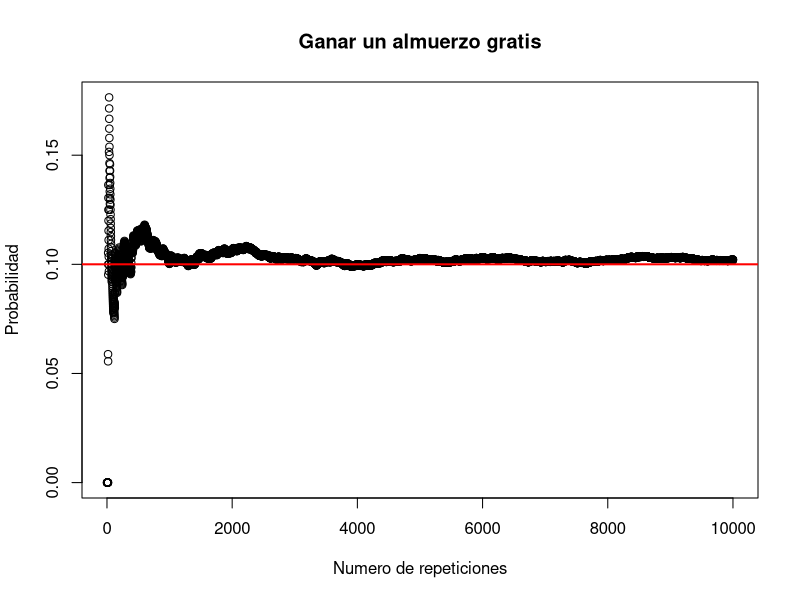
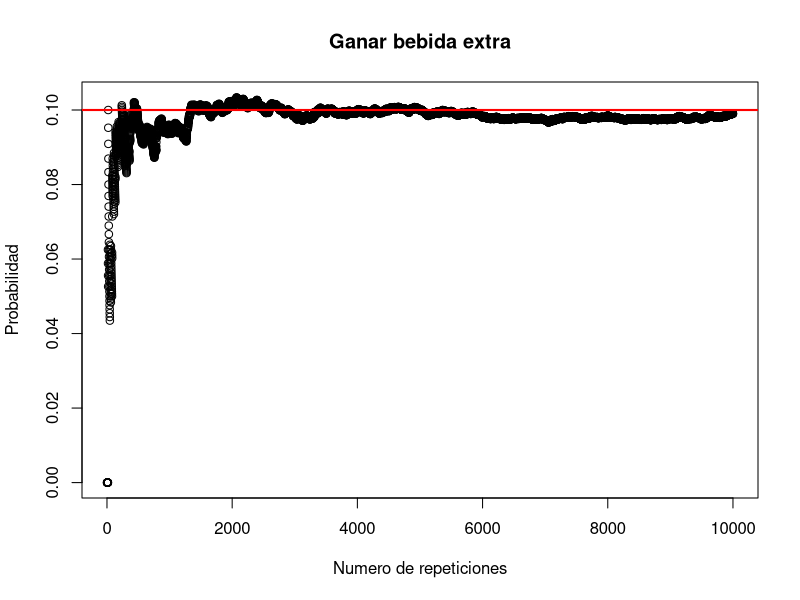
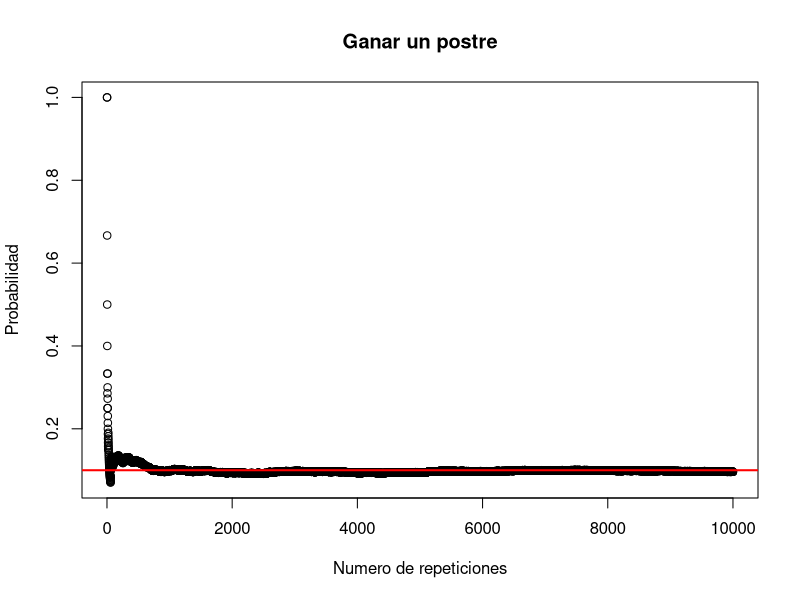
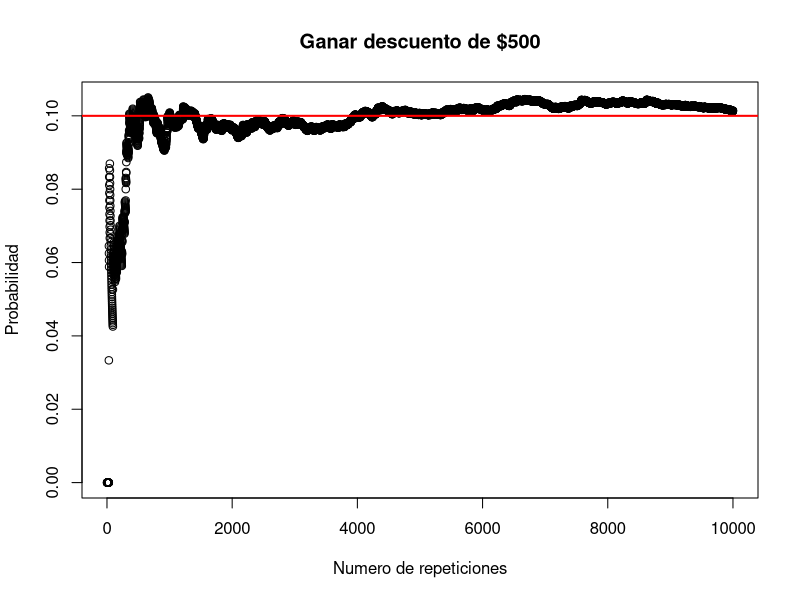
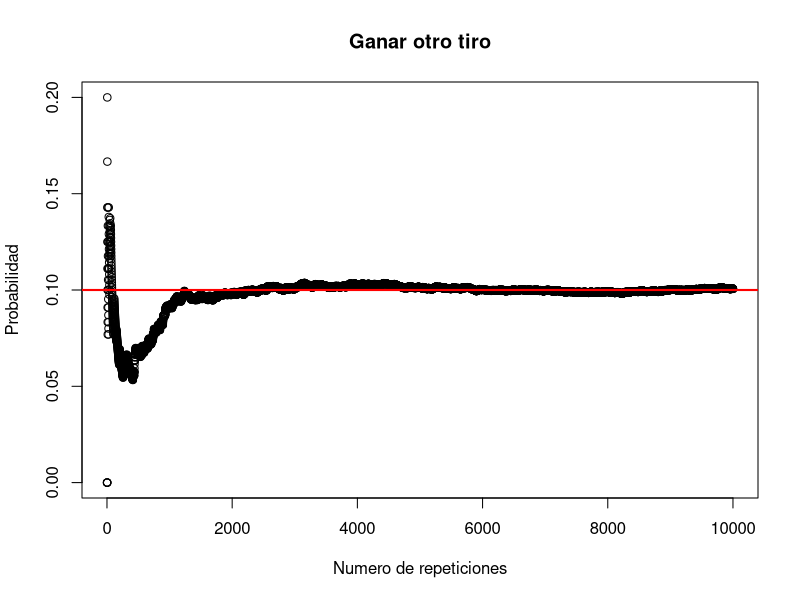

Here is the R script that generated these plots, in order:
repeats <- 10000

DardosDistancia <-runif(repeats,1,11)
hitmiss <- c(0,1,1,1,1,1,1,1,1,1)
Miss <- replicate(repeats,sample(hitmiss,1,replace = TRUE))
probs <- c(0,0,0,0,0,0,0,0,0,0)
probs2 <- c(0,0,0,0,0,0,0,0,0,0)
p10 <- c()
p9 <- c()
p8 <- c()
p7 <- c()
p6 <- c()

for(i in 1:repeats){
  anillo <- floor(DardosDistancia[i])
  probs[anillo] <- probs[anillo]+1 
  
    p10 <- c(p10,probs[10]/i)
    p9 <- c(p9,probs[9]/i)
    p8 <- c(p8,probs[8]/i)
    p7 <- c(p7,probs[7]/i)
    p6 <- c(p6,probs[6]/i)
}

for(i in 1:10){
  probs2[i] <- probs[i]/repeats
  print( sprintf("Anillo %s - Probabilidad %s Diff %s", i, probs2[i], abs(probs2[i]-(1/10)) ))
}

plot(1:repeats,p10,
     xlab = "Numero de repeticiones",
     ylab = "Probabilidad",
     main = "Ganar un almuerzo gratis")
abline(h=1/10,col='red',lwd=2)

plot(1:repeats,p9,
     xlab = "Numero de repeticiones",
     ylab = "Probabilidad",
     main = "Ganar bebida extra")
abline(h=1/10,col='red',lwd=2)

plot(1:repeats,p8,
     xlab = "Numero de repeticiones",
     ylab = "Probabilidad",
     main = "Ganar un postre")
abline(h=1/10,col='red',lwd=2)

plot(1:repeats,p7,
     xlab = "Numero de repeticiones",
     ylab = "Probabilidad",
     main = "Ganar descuento de $500")
abline(h=1/10,col='red',lwd=2)

plot(1:repeats,p6,
     xlab = "Numero de repeticiones",
     ylab = "Probabilidad",
     main = "Ganar otro tiro")
abline(h=1/10,col='red',lwd=2)


